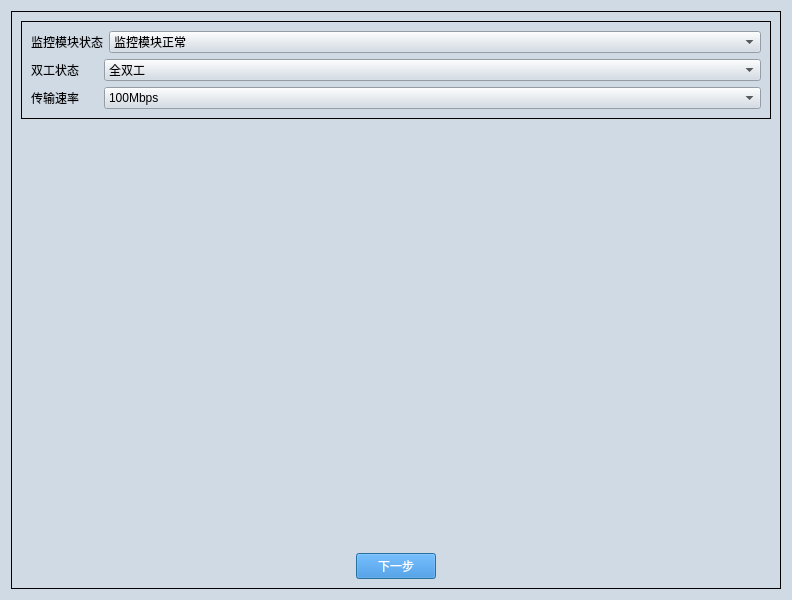
<?xml version="1.0" encoding="UTF-8"?>
<ui version="4.0">
 <class>Dialog</class>
 <widget class="QDialog" name="Dialog">
  <property name="geometry">
   <rect>
    <x>0</x>
    <y>0</y>
    <width>792</width>
    <height>600</height>
   </rect>
  </property>
  <property name="font">
   <font>
    <family>Microsoft YaHei</family>
    <pointsize>14</pointsize>
   </font>
  </property>
  <property name="windowTitle">
   <string>Dialog</string>
  </property>
  <property name="styleSheet">
   <string notr="true">QDialog{
background-color:#D0DAE5;
}

QTextBrower{
background-color:#D0DAE5;
}

QLineEdit{
background-color:#D0DAE5;
}

QWidget{
background-color:#D0DAE5;
}

QStackedWidget{
background-color:#D0DAE5;
}

QHeaderView{
background-color:#D0DAE5;
}

QLabel{
font-size:12px;
font-family:Microsoft YaHei;
background-color:#D0DAE5;
}

QPushButton{         /*按钮自适应拉伸背景*/
border-width: 2px 15px 2px 15px;
background-color:#2884D8;
color: #FFFFFF;
font-size:12px;
font-family:Microsoft YaHei;
}

QGroupBox{
font-size:12px;
font-family:Microsoft YaHei;
border:1px solid rgb(0, 0, 0); 
}</string>
  </property>
  <layout class="QGridLayout" name="gridLayout_4">
   <item row="0" column="0">
    <widget class="QGroupBox" name="groupBox">
     <property name="title">
      <string/>
     </property>
     <layout class="QGridLayout" name="gridLayout_3">
      <item row="0" column="0">
       <widget class="QGroupBox" name="groupBox_2">
        <property name="title">
         <string/>
        </property>
        <layout class="QGridLayout" name="gridLayout_2">
         <item row="0" column="0">
          <layout class="QHBoxLayout" name="horizontalLayout" stretch="0,1">
           <item>
            <widget class="QLabel" name="label_5">
             <property name="text">
              <string>监控模块状态</string>
             </property>
            </widget>
           </item>
           <item>
            <widget class="QComboBox" name="comboBox_sg_addr">
             <item>
              <property name="text">
               <string>监控模块正常</string>
              </property>
             </item>
             <item>
              <property name="text">
               <string>供电不正常</string>
              </property>
             </item>
             <item>
              <property name="text">
               <string>没有程序运行</string>
              </property>
             </item>
             <item>
              <property name="text">
               <string>网络物理连接不正常</string>
              </property>
             </item>
             <item>
              <property name="text">
               <string>发数据不正常</string>
              </property>
             </item>
             <item>
              <property name="text">
               <string>收数据不正常</string>
              </property>
             </item>
             <item>
              <property name="text">
               <string>数据冲突</string>
              </property>
             </item>
            </widget>
           </item>
          </layout>
         </item>
         <item row="1" column="0">
          <layout class="QHBoxLayout" name="horizontalLayout_2" stretch="0,1">
           <item>
            <widget class="QLabel" name="label_6">
             <property name="text">
              <string>双工状态      </string>
             </property>
            </widget>
           </item>
           <item>
            <widget class="QComboBox" name="comboBox_sg_addr_2">
             <item>
              <property name="text">
               <string>全双工</string>
              </property>
             </item>
             <item>
              <property name="text">
               <string>半双工</string>
              </property>
             </item>
            </widget>
           </item>
          </layout>
         </item>
         <item row="2" column="0">
          <layout class="QHBoxLayout" name="horizontalLayout_3" stretch="0,1">
           <item>
            <widget class="QLabel" name="label_7">
             <property name="text">
              <string>传输速率      </string>
             </property>
            </widget>
           </item>
           <item>
            <widget class="QComboBox" name="comboBox_sg_addr_3">
             <item>
              <property name="text">
               <string>100Mbps</string>
              </property>
             </item>
             <item>
              <property name="text">
               <string>10Mbps</string>
              </property>
             </item>
            </widget>
           </item>
          </layout>
         </item>
        </layout>
       </widget>
      </item>
      <item row="1" column="0">
       <spacer name="verticalSpacer">
        <property name="orientation">
         <enum>Qt::Vertical</enum>
        </property>
        <property name="sizeHint" stdset="0">
         <size>
          <width>20</width>
          <height>40</height>
         </size>
        </property>
       </spacer>
      </item>
      <item row="2" column="0">
       <layout class="QGridLayout" name="gridLayout">
        <item row="0" column="0">
         <spacer name="horizontalSpacer">
          <property name="orientation">
           <enum>Qt::Horizontal</enum>
          </property>
          <property name="sizeHint" stdset="0">
           <size>
            <width>40</width>
            <height>20</height>
           </size>
          </property>
         </spacer>
        </item>
        <item row="0" column="1">
         <widget class="QPushButton" name="pushButton_next">
          <property name="text">
           <string>下一步</string>
          </property>
         </widget>
        </item>
        <item row="0" column="2">
         <spacer name="horizontalSpacer_2">
          <property name="orientation">
           <enum>Qt::Horizontal</enum>
          </property>
          <property name="sizeHint" stdset="0">
           <size>
            <width>40</width>
            <height>20</height>
           </size>
          </property>
         </spacer>
        </item>
       </layout>
      </item>
     </layout>
    </widget>
   </item>
  </layout>
 </widget>
 <resources>
  <include location="iconQrc.qrc"/>
 </resources>
 <connections/>
</ui>
